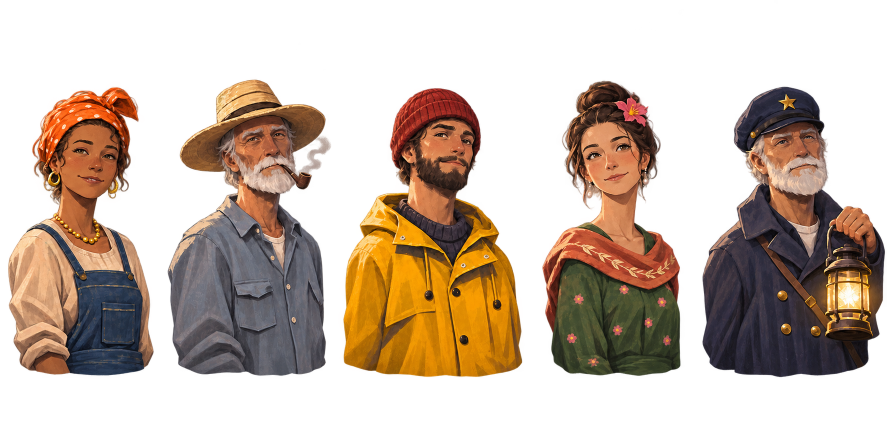
#> input picture pescador3d/arte_original/retratos/retratos_sem_fundo_v074.png, 1774 x 887 px (shown at 1/2 size)
$ python recortar_folha_transparente.py
#> lines starting #> are read from the running program, lines starting #| are printed output that depends on the picture
#!/usr/bin/env python3
"""v0.7.5: recorta os 5 retratos da folha já sem fundo (arte_original/retratos/retratos_sem_fundo_v074.png).
A folha vem com um halo avermelhado quase transparente em volta das figuras e o miolo com alfa 253: aqui o miolo
vira opaco, o halo some, a cor da beirada é trocada pela do pixel opaco mais próximo (sem franja ao filtrar no jogo)
e cada figura é cortada, aparada e posta na altura dos retratos antigos (650 px).
Ordem na folha: Zefa, Jacinto, Toinho, Rosa, Abílio.   Uso: python3 ferramentas/retratos/recortar_folha_transparente.py"""
import pathlib
import numpy as np
from PIL import Image, ImageFilter
from scipy import ndimage

RAIZ = pathlib.Path(__file__).resolve().parent.parent.parent
FOLHA = RAIZ / "arte_original" / "retratos" / "retratos_sem_fundo_v074.png"
DEST = RAIZ / "assets" / "retratos"
NOMES = ["zefa", "jacinto", "toinho", "rosa", "abilio"]
ALTURA = 650

def limpar(img: Image.Image) -> Image.Image:
    A = np.array(img.convert("RGBA")).astype(np.float32)
    a = A[..., 3]
    # alfa: o halo fraco (< 60) some, o miolo (>= 235) fica opaco, a beirada entre os dois vira uma rampa
    novo = np.clip((a - 60.0) / (235.0 - 60.0), 0.0, 1.0)
    # tira farelos soltos (pontinhos do halo que passaram do limiar)
    figura = novo > 0.5
    rot, n = ndimage.label(figura)
    if n > 0:
        tam = ndimage.sum(figura, rot, range(1, n + 1))
        grandes = np.isin(rot, 1 + np.flatnonzero(tam > 400))
        perto = ndimage.binary_dilation(grandes, iterations=3)
        novo *= perto
    # cor da beirada = cor do pixel firme mais próximo (alfa >= 0.97), para não sobrar franja vermelha
    firme = novo >= 0.97
    _, (iy, ix) = ndimage.distance_transform_edt(~firme, return_indices=True)
    rgb = A[..., :3].copy()
    beirada = ~firme
    rgb[beirada] = A[..., :3][iy[beirada], ix[beirada]]
    # alfa levemente suavizado (meio pixel) para a borda não serrilhar
    alfa = Image.fromarray((novo * 255).astype(np.uint8)).filter(ImageFilter.GaussianBlur(0.6))
    out = Image.fromarray(np.dstack([rgb.astype(np.uint8), np.array(alfa)]), "RGBA")
    return out

def colunas(a: np.ndarray) -> list:
    ocupada = (a > 60).any(0)
    seg, ini = [], None
    for x, v in enumerate(ocupada):
        if v and ini is None:
            ini = x
        if not v and ini is not None:
            seg.append((ini, x))
            ini = None
    if ini is not None:
        seg.append((ini, len(ocupada)))
    return [s for s in seg if s[1] - s[0] > 60]

def main():
    folha = Image.open(FOLHA).convert("RGBA")
#> folha is the input picture: PIL image 1774x887 RGBA; mean R, G, B, A 57.8, 39.9, 26.2, 104.7
    segs = colunas(np.array(folha)[..., 3])
#> the loop in colunas, `for x, v in enumerate(ocupada):` made 1774 passes
#> v on passes 1 to 12: False, False, False, False, False, False, False, False, False, False, False, False
#> after the loop in colunas, `for x, v in enumerate(ocupada):`: seg = [(16, 307), (335, 662), (687, 1045), (1085, 1361), (1405, 1770)]
#> segs has the same summary as seg in colunas
    if len(segs) != len(NOMES):
        raise SystemExit("achei %d figuras, esperava %d" % (len(segs), len(NOMES)))
    for nome, (x0, x1) in zip(NOMES, segs):
        recorte = folha.crop((max(0, x0 - 6), 0, min(folha.width, x1 + 6), folha.height))
        limpo = limpar(recorte)
        caixa = limpo.split()[3].point(lambda v: 255 if v > 8 else 0).getbbox()
        limpo = limpo.crop(caixa)
        k = ALTURA / limpo.height
        limpo = limpo.resize((round(limpo.width * k), ALTURA), Image.LANCZOS)
        limpo.save(DEST / (nome + ".png"), optimize=True)
        print(nome, limpo.size)
#> this loop made 5 passes
#> (nome, x0, x1, n in limpar, tam in limpar, caixa, k) on passes 1, 2, 3, 5: ('zefa', 16, 307, 7, [114662, 2, 1, 36, 3, 1, 1], (5, 174, 298, 752), 1.12), ('jacinto', 335, 662, 10, [137016, 2, 609, 1, 3, 1, 1, 1, 5, 1], (5, 158, 331, 752), 1.09), ('toinho', 687, 1045, 2, [141782, 1], (5, 175, 364, 755), 1.12), ('abilio', 1405, 1770, 4, [145796, 1, 1, 5], (5, 172, 372, 755), 1.11)
#> (nome, x0, x1, n in limpar, caixa, k) on pass 4: ('rosa', 1085, 1361, 33, (5, 161, 283, 753), 1.1)
#| zefa (329, 650)
#| jacinto (357, 650)
#| toinho (402, 650)
#| rosa (305, 650)
#| abilio (409, 650)
#> pass 1, in main, `recorte = folha.crop((max(0, x0 - 6), 0, min(folha.width, x1 + 6), fol..`:
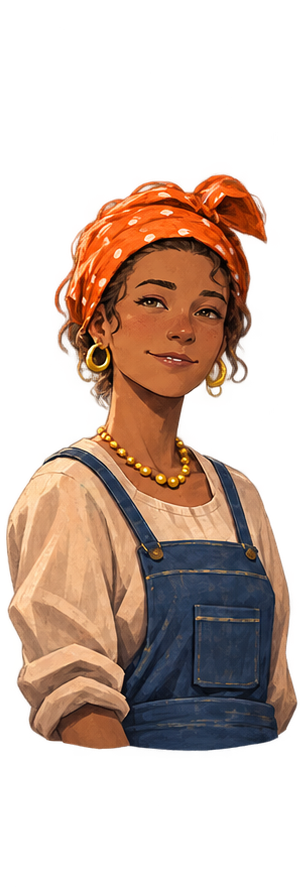
#> recorte: PIL image 303x887 RGBA; mean R, G, B, A 69.1, 45.6, 33.1, 108.2; transparent parts drawn white
#> pass 1, in limpar, `a = A[..., 3]`:
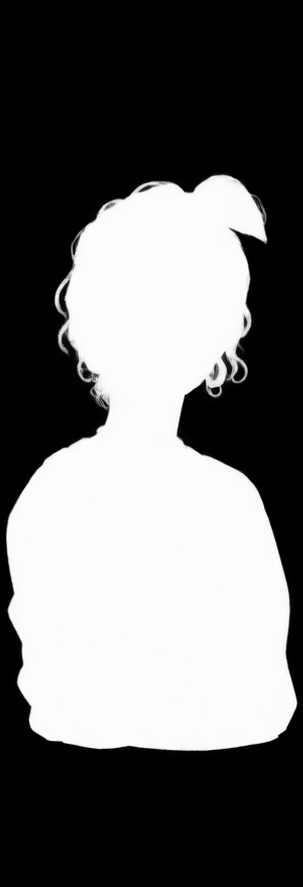
#> a: shape (887, 303) float32; min 0, max 255, mean 108.2
#> after the loop:
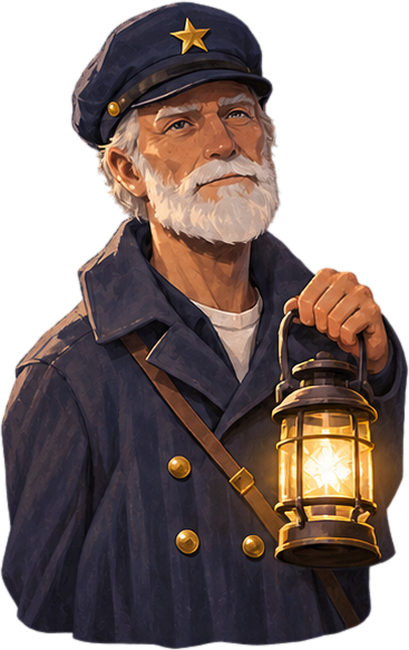
#> limpo: PIL image 409x650 RGBA; mean R, G, B, A 59.9, 46, 42.7, 173.7; transparent parts drawn white
#> after the loop:
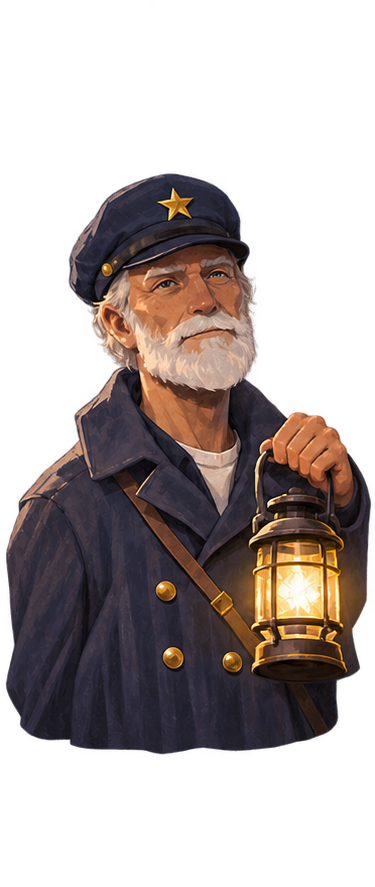
#> recorte: PIL image 375x887 RGBA; mean R, G, B, A 39.4, 30, 27.8, 110.9; transparent parts drawn white

if __name__ == "__main__":
    main()
